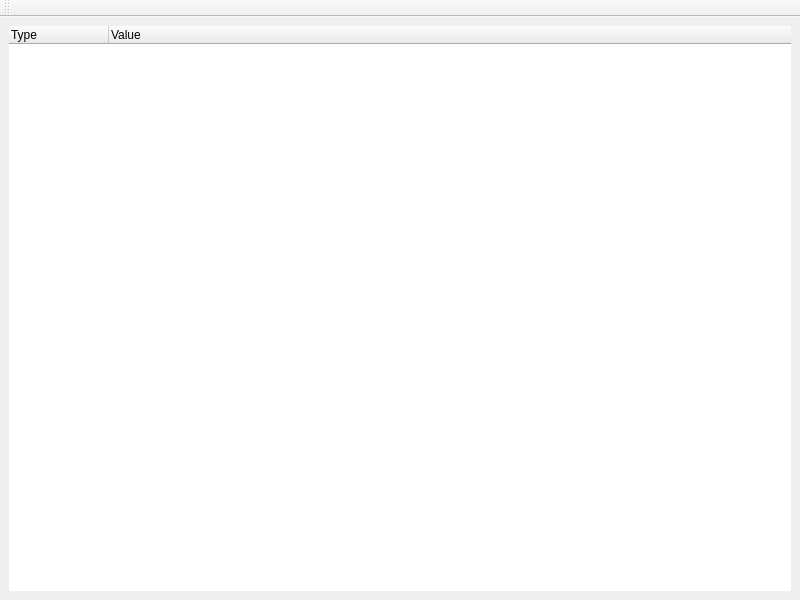
<?xml version="1.0" encoding="UTF-8"?>
<ui version="4.0">
 <class>VirtualGamepads</class>
 <widget class="QMainWindow" name="VirtualGamepads">
  <property name="geometry">
   <rect>
    <x>0</x>
    <y>0</y>
    <width>800</width>
    <height>600</height>
   </rect>
  </property>
  <property name="windowTitle">
   <string>MainWindow</string>
  </property>
  <widget class="QWidget" name="centralwidget">
   <layout class="QHBoxLayout" name="horizontalLayout">
    <item>
     <widget class="QTreeWidget" name="treeWidget">
      <property name="sizePolicy">
       <sizepolicy hsizetype="Preferred" vsizetype="Preferred">
        <horstretch>0</horstretch>
        <verstretch>0</verstretch>
       </sizepolicy>
      </property>
      <property name="minimumSize">
       <size>
        <width>220</width>
        <height>0</height>
       </size>
      </property>
      <property name="frameShape">
       <enum>QFrame::NoFrame</enum>
      </property>
      <property name="frameShadow">
       <enum>QFrame::Plain</enum>
      </property>
      <property name="lineWidth">
       <number>0</number>
      </property>
      <column>
       <property name="text">
        <string>Type</string>
       </property>
      </column>
      <column>
       <property name="text">
        <string>Value</string>
       </property>
      </column>
     </widget>
    </item>
   </layout>
  </widget>
  <widget class="QToolBar" name="toolBar">
   <property name="windowTitle">
    <string>toolBar</string>
   </property>
   <attribute name="toolBarArea">
    <enum>TopToolBarArea</enum>
   </attribute>
   <attribute name="toolBarBreak">
    <bool>false</bool>
   </attribute>
  </widget>
 </widget>
 <resources/>
 <connections/>
</ui>
